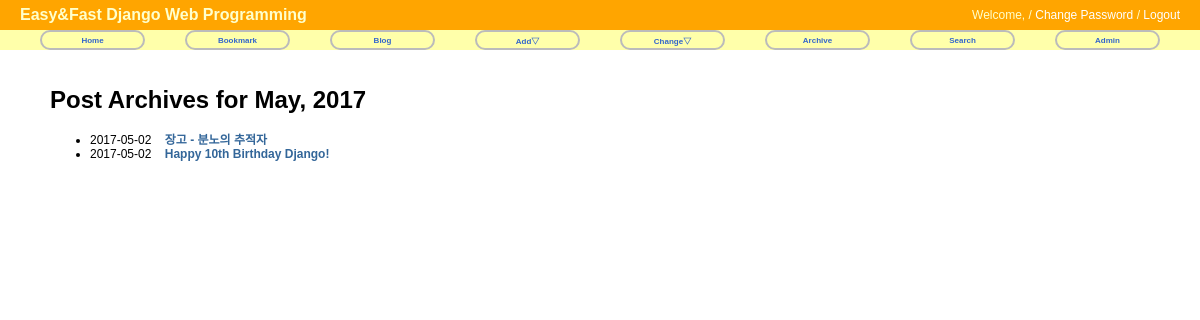
Page /blog/2017/may/ on the committed database.
### blog/models.py (models this page shows, shortened)
@python_2_unicode_compatible
class Post(models.Model):
    title = models.CharField('TITLE',max_length=50)
    slug = models.SlugField('SLUG', unique=True, allow_unicode=True, help_text='one word for title alias.')
    description = models.CharField('DESCRIPTION', max_length=100, blank=True, help_text='simple description text')
    content = models.TextField('CONTENT')
    create_date = models.DateTimeField('Create Date', auto_now_add=True)
    modify_date = models.DateTimeField('Modify Date', auto_now=True)
    owner = models.ForeignKey(User, null=True)
    class Meta:
        verbose_name = 'post'
        verbose_name_plural = 'posts'
        db_table = 'my_post'
        ordering = ('-modify_date',)

### blog/views.py (the view)
# urls.py: url(r'^(?P<year>\d{4})/(?P<month>[a-z]{3})/$', PostMAV.as_view(), name='post_month_archive'),
class PostMAV(MonthArchiveView):
    model = Post
    date_field = 'modify_date'

### blog/templates/blog/post_archive_month.html (shortened to what this page needs)
{% extends "base.html" %}
{% block content %}
<div id="content">
<h1>Post Archives for {{ month|date:"N, Y" }}</h1>
<div>
    <ul>
        {% for post in object_list %}
        <li>{{ post.modify_date|date:"Y-m-d" }}&nbsp;&nbsp;&nbsp;
        <a href="{{ post.get_absoulte_url }}"><strong>{{ post.title }}</strong></a></li>
        {% endfor %}
    </ul>
</div>
</div>
{% endblock %}

### static/css/base.css (style rules this page uses)
body { font-family: "Lucia Grande",Verdana,Arial,sans-serif; font-size: 12px; }
div#content { position: absolute; top: 70px; left: 50px; right: 50px; }
a:link, a:visited { color: #369; text-decoration: none; }

### rows in the picture
Post: modify_date "2017-05-02", title "장고 - 분노의 추적자"
Post: modify_date "2017-05-02", title "Happy 10th Birthday Django!"

### other values in the picture
{{ month|date:"N, Y" }} "May, 2017"
